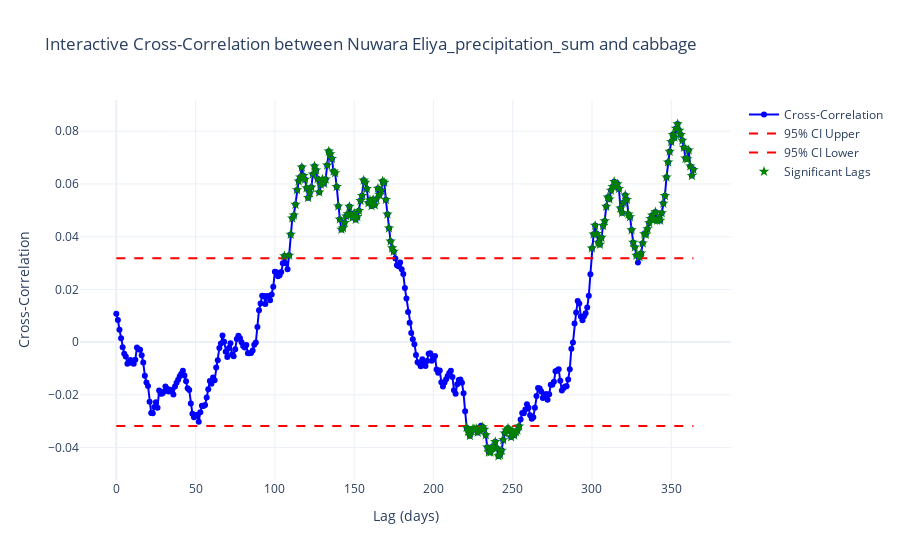

Notebook cell for this chart:
### Markdown cell above
# Nuwara Eliya_precipitation_sum (110-174)

### Code cell
# Example usage
significant_results = interactive_cross_correlation(df, x_col='Nuwara Eliya_precipitation_sum', target_col='cabbage')
print(significant_results)

### Figure 1 — Plotly figure (JSON) as saved in the notebook; plotly's stock layout.template omitted (floating-point values rounded to 4 significant figures; data arrays with more than 128 entries replaced by an {"elided": "..."} marker saying what was removed)
{"data": [{"marker": {"color": "blue"}, "mode": "lines+markers", "name": "Cross-Correlation", "type": "scatter", "x": {"elided": "365 int values"}, "y": {"elided": "365 float values"}}, {"line": {"color": "red", "dash": "dash"}, "mode": "lines", "name": "95% CI Upper", "type": "scatter", "x": {"elided": "365 int values"}, "y": {"elided": "365 float values"}}, {"line": {"color": "red", "dash": "dash"}, "mode": "lines", "name": "95% CI Lower", "type": "scatter", "x": {"elided": "365 int values"}, "y": {"elided": "365 float values"}}, {"marker": {"color": "green", "size": 8, "symbol": "star"}, "mode": "markers", "name": "Significant Lags", "type": "scatter", "x": {"elided": "165 int values"}, "y": {"elided": "165 float values"}}], "layout": {"title": {"text": "Interactive Cross-Correlation between Nuwara Eliya_precipitation_sum and cabbage"}, "xaxis": {"title": {"text": "Lag (days)"}}, "yaxis": {"title": {"text": "Cross-Correlation"}}}}
